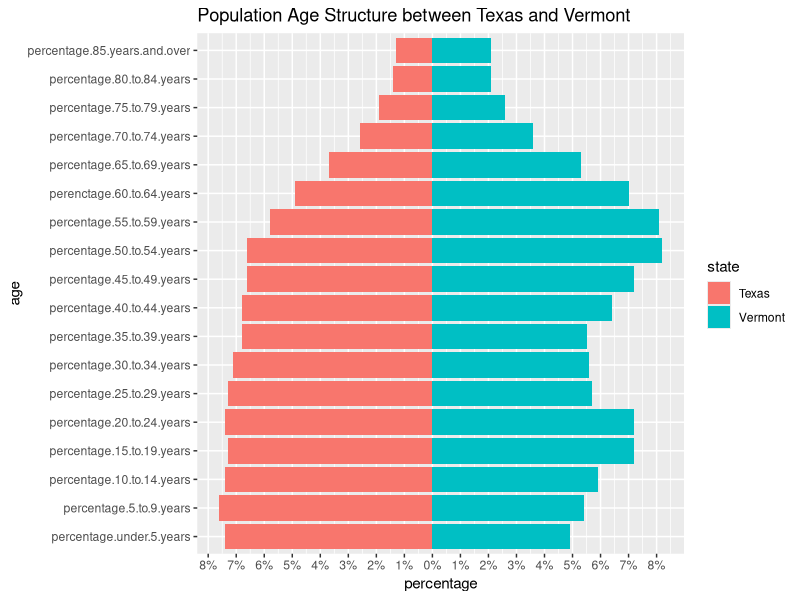
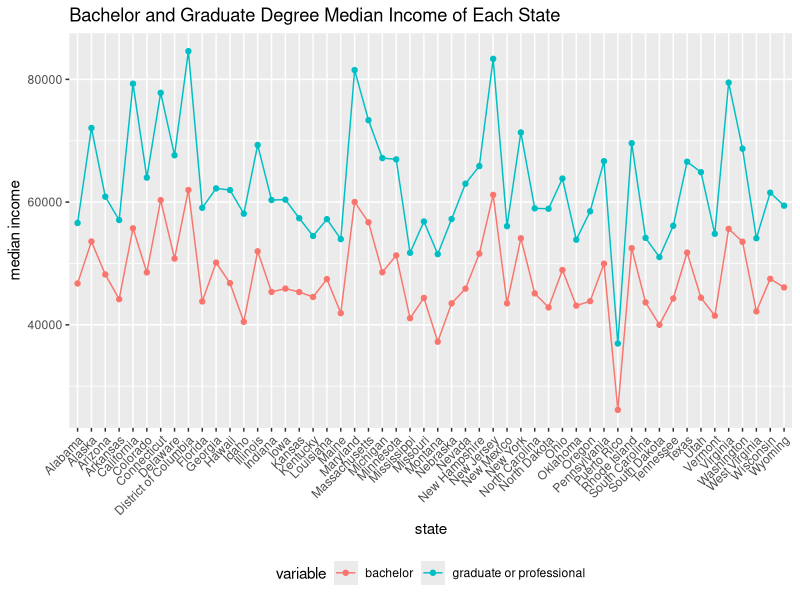
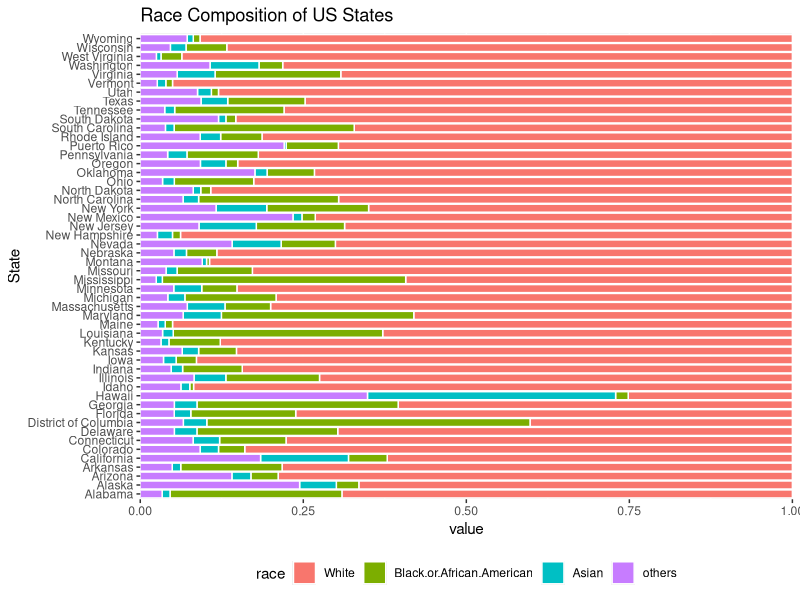

Write R code to recreate these figures, in order.
## ---- chunk 1
library(ggplot2)
library(reshape2)
library(plyr)
setwd("/Users/qitong/GitHub/edav_3/ql2257")
## ---- chunk 2
age_us = read.csv("age_s_us.csv", header = T)

age_us_state = age_us[c(44,46),c(3,7:24)]
age_us_state = melt(age_us_state, id.vars = "state")
for (i in 1:nrow(age_us_state)) {
  if (age_us_state[i,1] == "Texas")
    age_us_state[i,3] = - age_us_state[i,3]
}

ggplot(age_us_state, aes(x = variable, y = value, fill = state)) + 
  geom_bar(subset = .(state == "Texas"), stat = "identity") + 
  geom_bar(subset = .(state == "Vermont"), stat = "identity") + 
  scale_y_continuous(breaks = seq(-9,9,1), 
                     labels = paste0(as.character(c(9:0,1:9)), "%")) + 
  coord_flip() + ggtitle("Population Age Structure between Texas and Vermont") +
  ylab("percentage") + xlab("age")
## ---- chunk 3
edu = read.csv("education_s_us.csv", header = T)
row_id = NULL
for(i in 14:ncol(edu)){
  row_id = c(row_id, which(edu[,i] == max(edu[,i])))
}
max_income_state = as.data.frame(as.character(edu[row_id,3]))
rownames(max_income_state) = c("overall","lower than high school","high school graduate","college or associate degree","bachelor degree","graduate or professional degree")
colnames(max_income_state) = "highest median income state"
max_income_state
## ---- chunk 4
edu_higher = edu[,c(3,18,19)]
colnames(edu_higher) = c("state","bachelor","graduate or professional")
edu_higher = melt(edu_higher, id.vars = "state")
ggplot(data=edu_higher, aes(x=state, y=value, group=variable, color=variable)) +
  geom_line() + geom_point() + scale_fill_discrete(name="degree") +
  theme(legend.position="bottom") + ggtitle("Bachelor and Graduate Degree Median Income of Each State") + theme(axis.text.x=element_text(angle=45, vjust=1, hjust=1)) + 
  ylab("median income")
## ---- chunk 5
race = read.csv("race_s_us.csv", header = T)
for(i in 5:8){
  race[,i] = race[,i] / race[,4]
}
race = race[,-c(1,2,4)]
race = melt(race, id.vars = "State")

ggplot(race, aes(x=State, y=value, fill=variable)) + geom_bar(stat = "identity", color="white") + coord_flip() + theme(legend.position="bottom") + ggtitle("Race Composition of US States") + scale_y_continuous(expand = c(0,0),limits = c(0,1)) + scale_fill_discrete(name="race")
